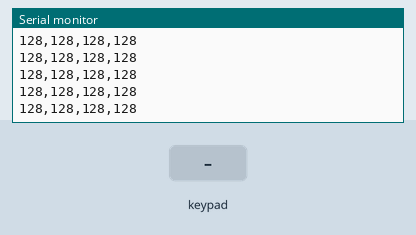
This sketch was run on a simulated Arduino Mega 2560, built with avr-gcc and run on an emulated ATmega2560. Shown: the last lines printed to the serial monitor. The inputs (shaded band) are chosen by the test bench.

Above: at 1.2 s.
1.3 s: key 'U' pressed
At 1.56 s:
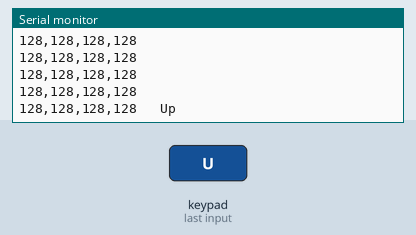
2.9 s: key 'D' pressed
At 3.17 s:
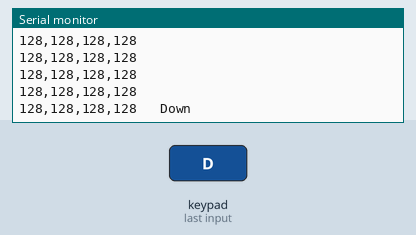
4.5 s: key 'L' pressed
At 4.78 s:
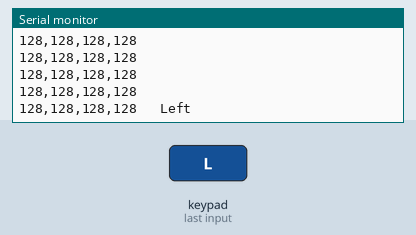
6.1 s: key 'R' pressed
At 6.39 s:
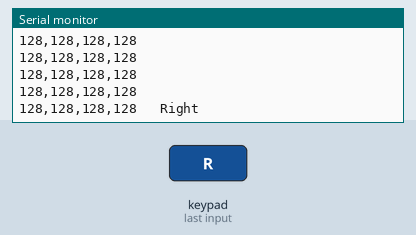
7.7 s: key 'X' pressed
At 8.0 s:
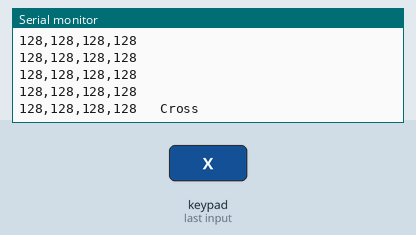
9.3 s: key 'O' pressed
At 9.61 s:
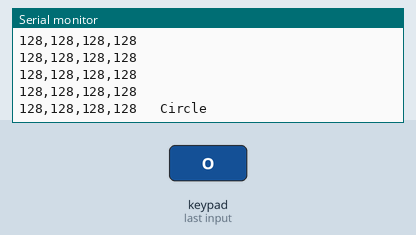

Measured:
- after the input at 1.3 s, the serial monitor: prints a new line after 0.11 s (image 1)
- after the input at 2.9 s, the serial monitor: prints a new line after 0.12 s (image 2)
- after the input at 4.5 s, the serial monitor: prints a new line after 0.13 s (image 3)
- after the input at 6.1 s, the serial monitor: prints a new line after 0.14 s (image 4)
- after the input at 7.7 s, the serial monitor: prints a new line after 0.15 s (image 5)
- after the input at 9.3 s, the serial monitor: prints a new line after 0.15 s (image 6)

The sketch:

ps2_test.ino
```cpp
//***********************************************************************
// Hexapod PS2 Controller Test Program
// Code for Arduino Mega
// by Mark W
//***********************************************************************

//***********************************************************************
//Important Usage and troubleshooting notes:
//***********************************************************************
// For this test program, the arduino and the remote receiver will be powered
// by the USB cable from your PC for this testing purpose - you do not want to
// connect the LiPo battery that powers the hexapod for this.  Load the test
// sketch and you should see the remote joystick positions and the button presses
// on the arduino Serial Monitor window and verify that the remote control is
// working properly.
//
// The guy who developed the PS2 library also has a troubleshooting page at:
// http://www.billporter.info/2011/03/27/arduino-playstation-2-controller-library-troubleshooting-guide/
//
// Here are a couple other things to try if your controller is not working.
//   1. Find the file named "PS2X_lib.h"  Mine is in the path Documents\Arduino\libraries\PS2X_lib.
//   Edit it with a text editor (WordPad works well) and find these lines:
//      #define CTRL_CLK        4
//      #define CTRL_BYTE_DELAY 3
//   Change both values to 16:
//      #define CTRL_CLK        16
//      #define CTRL_BYTE_DELAY 16
//   Save the file and close WordPad.
//
//   2. In the same folder as the above, find the file named "PS2X_lib.cpp".
//   Edit it with the text editor and find these lines:
//      pinMode(dat, INPUT);
//      digitalWrite(dat, HIGH); //enable pull-up
//   Change the first one to INPUT_PULLUP and comment out the second line like this:
//      pinMode(dat, INPUT_PULLUP);
//      //digitalWrite(dat, HIGH); //enable pull-up
//   Save the file and close WordPad.


//***********************************************************************
// Includes
//***********************************************************************
#include <PS2X_lib.h>   //reference: http://www.billporter.info/
#include <math.h>


//***********************************************************************
// Constant Declarations
//***********************************************************************
const int PS2_DAT = 2;                //gamepad port definitions
const int PS2_ATT = 3;
const int PS2_CMD = 4;
const int PS2_CLK = 5;
const int RUMBLE = true;
const int PRESSURES = false;

const int FRAME_TIME_MS = 200;         //frame time (200msec = 5Hz)


//***********************************************************************
// Variable Declarations
//***********************************************************************
int gamepad_error;                    //gamepad variables
byte gamepad_type;
byte gamepad_vibrate;

unsigned long currentTime;            //frame timer variables
unsigned long previousTime;


//***********************************************************************
// Object Declarations
//***********************************************************************
PS2X ps2x;              //PS2 gamepad controller


//***********************************************************************
// Initialization Routine
//***********************************************************************
void setup()
{
  //start serial
  Serial.begin(115200);

  //connect the gamepad
  gamepad_error = ps2x.config_gamepad(PS2_CLK, PS2_CMD, PS2_ATT, PS2_DAT, PRESSURES, RUMBLE);
  if(gamepad_error == 0)      Serial.println("Controller attached");
  else if(gamepad_error == 1) Serial.println("No controller found");
  else if(gamepad_error == 2) Serial.println("Controller found but not accepting commands");
  else if(gamepad_error == 3) Serial.println("Controller refusing to enter Pressures mode");

  //verify the gamepad type
  gamepad_type = ps2x.readType();
  if(gamepad_type == 0)      Serial.println("Unknown Controller type found");
  else if(gamepad_type == 1) Serial.println("DualShock Controller found");
  else if(gamepad_type == 2) Serial.println("GuitarHero Controller found");
  else if(gamepad_type == 3) Serial.println("Wireless Sony DualShock Controller found");

  //turn off gamepad vibration
  gamepad_vibrate = 0;
}


//***********************************************************************
// Main Program
//***********************************************************************
void loop()
{
  //exit if no controller found or GuitarHero controller
  if((gamepad_error == 1) || (gamepad_type == 2))
  {
    Serial.println("Invalid Controller!");
    return;
  }

  //set up frame time
  currentTime = millis();
  if((currentTime - previousTime) > FRAME_TIME_MS)
  {
    previousTime = currentTime;

    //read controller and process inputs
    ps2x.read_gamepad(false, gamepad_vibrate);
    Serial.print(ps2x.Analog(PSS_LX));
    Serial.print(",");
    Serial.print(ps2x.Analog(PSS_LY));
    Serial.print(",");
    Serial.print(ps2x.Analog(PSS_RX));
    Serial.print(",");
    Serial.print(ps2x.Analog(PSS_RY));
    Serial.print("   ");
    process_gamepad();
    Serial.print("\n");
  }
}


//***********************************************************************
// Process gamepad controller inputs
//***********************************************************************
void process_gamepad()
{
  if(ps2x.ButtonPressed(PSB_PAD_DOWN))
    Serial.print("Down");
  if(ps2x.ButtonPressed(PSB_PAD_LEFT))
    Serial.print("Left");
  if(ps2x.ButtonPressed(PSB_PAD_UP))
    Serial.print("Up");
  if(ps2x.ButtonPressed(PSB_PAD_RIGHT))
    Serial.print("Right");
  if(ps2x.ButtonPressed(PSB_TRIANGLE))
    Serial.print("Triangle");
  if(ps2x.ButtonPressed(PSB_SQUARE))
    Serial.print("Square");
  if(ps2x.ButtonPressed(PSB_CIRCLE))
    Serial.print("Circle");
  if(ps2x.ButtonPressed(PSB_CROSS))
    Serial.print("Cross");
  if(ps2x.ButtonPressed(PSB_START))
    Serial.print("Start");
  if(ps2x.ButtonPressed(PSB_SELECT))
    Serial.print("Select");
  if(ps2x.ButtonPressed(PSB_L1))
    Serial.print("L1");
  if(ps2x.ButtonPressed(PSB_R1))
    Serial.print("R1");
  if(ps2x.ButtonPressed(PSB_L2))
    Serial.print("L2");
  if(ps2x.ButtonPressed(PSB_R2))
    Serial.print("R2");
}
```
